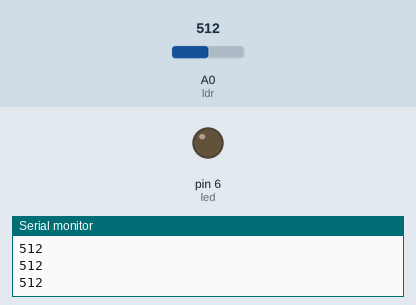
The sketch below on a simulated Arduino Uno, built with avr-gcc and run on an emulated ATmega328P. On the bench: output pins drawn as LEDs (lit = HIGH), the last lines printed to the serial monitor. The inputs (shaded band) are chosen by the test bench; at power-on: A0 (ldr) = 512.

Above: at 1.2 s.
1.3 s: A0 (ldr) set to 587
2.8 s: A0 (ldr) set to 616
At 4.0 s:
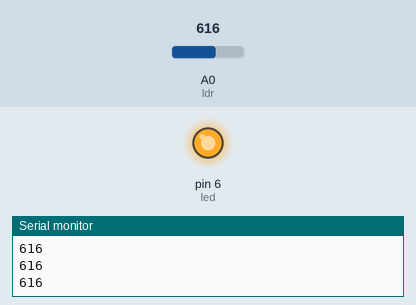
4.3 s: A0 (ldr) set to 590
At 5.5 s:
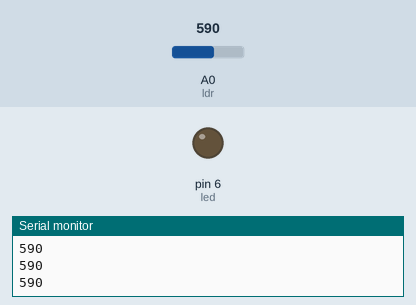
5.8 s: A0 (ldr) set to 610
At 6.8 s:
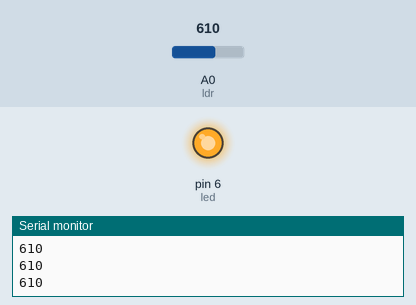
Timing chart, 0 to 8.3 s (numbered marks = the images above; inputs shaded):
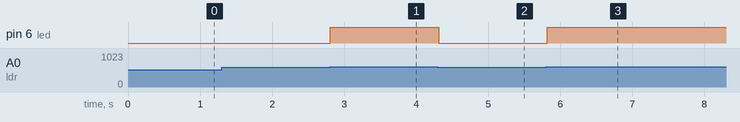

Measured:
- the behaviour switches between 600 and 601 on A0 (ldr) (found by bisection; images 0 and 1)
- after the input at 2.8 s, pin 6 (led): LOW → HIGH at once
- after the input at 4.3 s, pin 6 (led): HIGH → LOW at once
- after the input at 5.8 s, pin 6 (led): LOW → HIGH at once

The sketch:

ldr.ino
```cpp
// Karanlıkta yanan ışık projesi, arduonik.blogspot.com
int ldr = A0;             // ldr mizi analog pine bağlıyoruz
int ldr_deger ;        //ldr değerinin tutulacağı değişkeni tanımlıyoruz değişkenimiz tam sayı olacağı için int(integer) olarak belirliyoruz
int led = 6;           // led bağladığımız pini tanımlıyoruz
void setup()
{
 pinMode(led, OUTPUT);  //led pinimizi çıkış olarak kuruyoruz
  pinMode(ldr, INPUT);  //ldr pinimizi veri giriş pini olarak kuruyoru
  Serial.begin(9600);
}

void loop()
{
  ldr_deger = analogRead(ldr);          // ldr değerimizi analog pinden okuyoruz
  Serial.println(ldr_deger); // Serial ekranımıza ( Arduino ide açıkken ctrl+shit+m tuş kombinasyonu ile yada üst taraftaki simgesi yada üsteki menüden açabilirsiniz) ldr değrini yazdırıyoruz
  if (ldr_deger > 600){ // eğer ldr değerimiz 600 den fazla olursa
     digitalWrite(led, HIGH);  // led yanacak
  }
  else{   // 600 den küçük değilse
    digitalWrite(led, LOW); // led yanmauacak
    }
  delay(100); // 0.1 saniye sonra ldr değeri okunarak yukarıda istenilen şartlar kontrol edecek ve güç kesilene kadar bu işlemler devam edecek
}
```
